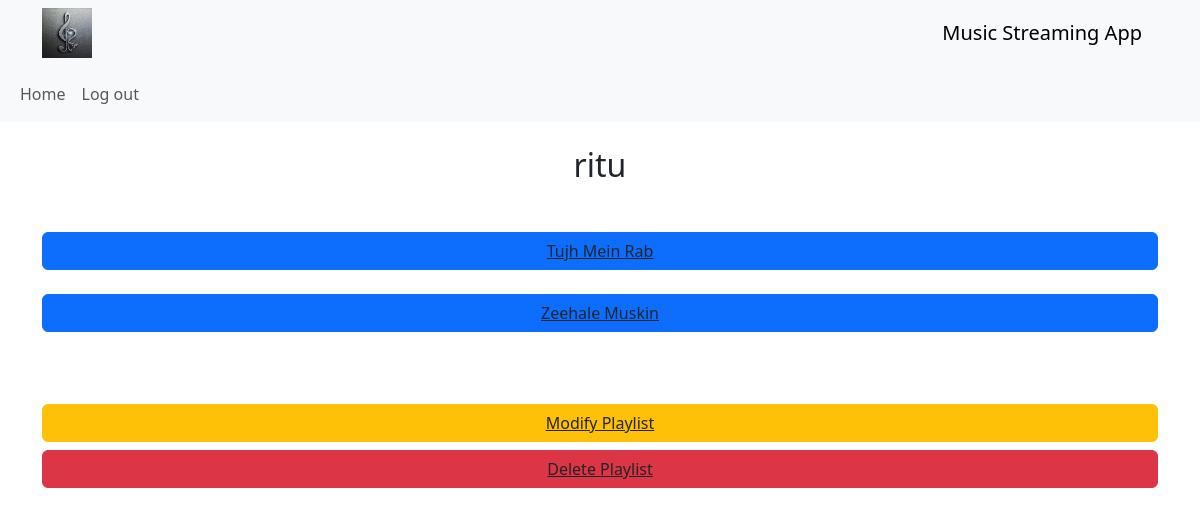
Page /user/playlist/2 on the committed database.
### app/database.py (models this page shows)
class Playlist(db.Model):
    s_no=db.Column(db.Integer, db.ForeignKey("users.s_no"), nullable=False)
    playlist_id=db.Column(db.Integer,primary_key=True,nullable=False,autoincrement=True)
    playlist_name=db.Column(db.String, nullable=False)
    song=db.relationship("Songs", backref="play_list", secondary="pls")

class Songs(db.Model):
    song_id=db.Column(db.Integer,primary_key=True, autoincrement=True)
    song_name=db.Column(db.String, nullable=False, unique=True)
    lyrics=db.Column(db.String, nullable=True)
    flag=db.Column(db.Integer, nullable=True)
    rating=db.Column(db.Integer, nullable=True)
    c_id=db.Column(db.Integer, db.ForeignKey("creator.c_id"))

### app/controllers.py (the view)
@app.route('/user/playlist/<int:id>')
def play_list(id):
    p=Playlist.query.filter_by(playlist_id=id).first()
    s=p.song
    return render_template('playlist.html',psongs=s,p=p)

### templates/playlist.html (shortened to what this page needs)
<!DOCTYPE html>
<html lang="en">
<head>
    <link href="https://cdn.jsdelivr.net/npm/bootstrap@5.3.2/dist/css/bootstrap.min.css" rel="stylesheet">
</head>
<body class="bg-white">
  <nav class="navbar navbar-expand-lg navbar-light bg-light">
    <div class="container">
      <img src="{{ url_for('static', filename='logo.png') }}" class="img" alt="logo" width="50" height="50">
        <a class="navbar-brand" href="#">Music Streaming App</a>
    </div>
</nav>
    <nav class="navbar navbar-expand-lg bg-body-tertiary">
        <div class="container-fluid">
          <div class="collapse navbar-collapse" id="navbarSupportedContent">
            <ul class="navbar-nav me-auto mb-2 mb-lg-0">
              <li class="nav-item">
                <a class="nav-link" aria-current="page" href="/redirect/user/{{p.s_no}}">Home</a>
              </li>
              <li class="nav-item">
                <a class="nav-link" href="/">Log out</a>
              </li>
            </ul>
          </div>
        </div>
    </nav>
    <div class="container text-center">
        <h2 class="m-4">{{p.playlist_name}}</h2>
        <br>
        {% for song in psongs %}
        <div class="d-grid gap-2">
                <button type="button" class="btn btn-primary"><a href="/song/{{song.song_id}}/user/{{p.s_no}}" class="text-dark">{{song.song_name}}</a></button>
        </div><br>
        {% endfor %}
    </div>
</body>
<footer class="container">
    <div class="position-static bottom my-5">
        <div class="d-grid gap-2">
          <button type="button" class="btn btn-warning"><a href="{{ url_for('modify_playlist', id=p.playlist_id) }}" class="text-dark">Modify Playlist</a></button>
            <button type="button" class="btn btn-danger"><a href="/del/playlist/{{p.playlist_id}}" class="text-dark">Delete Playlist</a></button>
        </div>
    </div>
</footer>
</html>

### rows in the picture
Playlist: playlist_name "ritu"
Songs: song_name "Tujh Mein Rab"
Songs: song_name "Zeehale Muskin"
